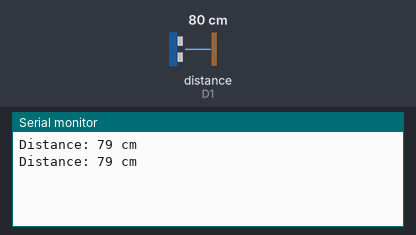
This sketch was run on a simulated ESP8266 (NodeMCU). Shown: the last lines printed to the serial monitor. Wiring (inferred from the names in the program): ultrasonic range finder: trigger D2; echo D1. The test bench sets the inputs (shaded band); at power-on: distance to the obstacle (sensor on D1) 80 cm. The echo pulse lasts 58.3 µs per cm.

Above: at 1.8 s.
1.9 s: distance to the obstacle (sensor on D1) set to 2 cm
At 2.8 s:
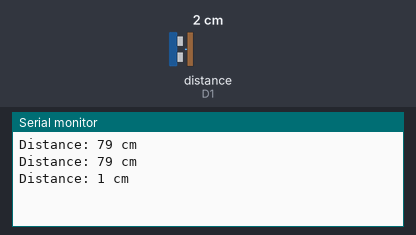
3.4 s: distance to the obstacle (sensor on D1) set to 4 cm
At 4.4 s:
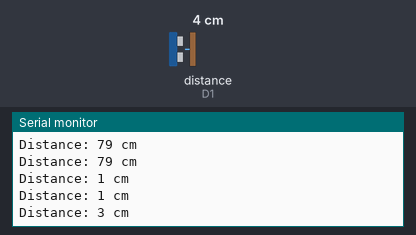
Timing chart, 0 to 6.4 s (numbered marks = the images above; inputs shaded):
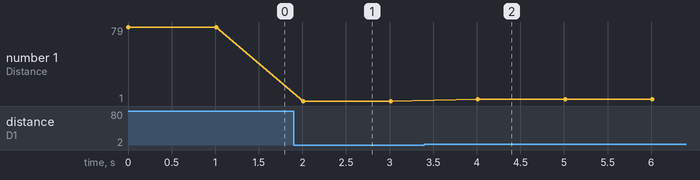

The sketch:

Task2_DistanceSensor.ino
```cpp
#define TRIG_PIN D2 // Trigger pin connected to D2
#define ECHO_PIN D1 // Echo pin connected to D1

void setup() {
  Serial.begin(115200); // Initialize serial communication
  pinMode(TRIG_PIN, OUTPUT); // Set trigger pin as OUTPUT
  pinMode(ECHO_PIN, INPUT); // Set echo pin as INPUT
}

void loop() {
  long duration, distance;

  // Clear the trigger pin
  digitalWrite(TRIG_PIN, LOW);
  delayMicroseconds(2);

  // Set the trigger pin HIGH for 10 microseconds
  digitalWrite(TRIG_PIN, HIGH);
  delayMicroseconds(10);
  digitalWrite(TRIG_PIN, LOW);

  // Read the echo pin and calculate the duration
  duration = pulseIn(ECHO_PIN, HIGH);

  // Calculate distance in centimeters (speed of sound = 34300 cm/s)
  distance = duration * 0.034 / 2;

  // Print the distance to the Serial Monitor
  Serial.print("Distance: ");
  Serial.print(distance);
  Serial.println(" cm");

  delay(1000); // Wait for a second before the next measurement
}
```

Measured:
- after the input at 1.9 s, the serial monitor: prints a new line after 0.11 s (image 1)
- after the input at 3.4 s, the serial monitor: prints a new line after 0.61 s (image 2)
- plotted number 1: 79 → 1 after the input at 1.9 s, 1 → 3 after the input at 3.4 s
